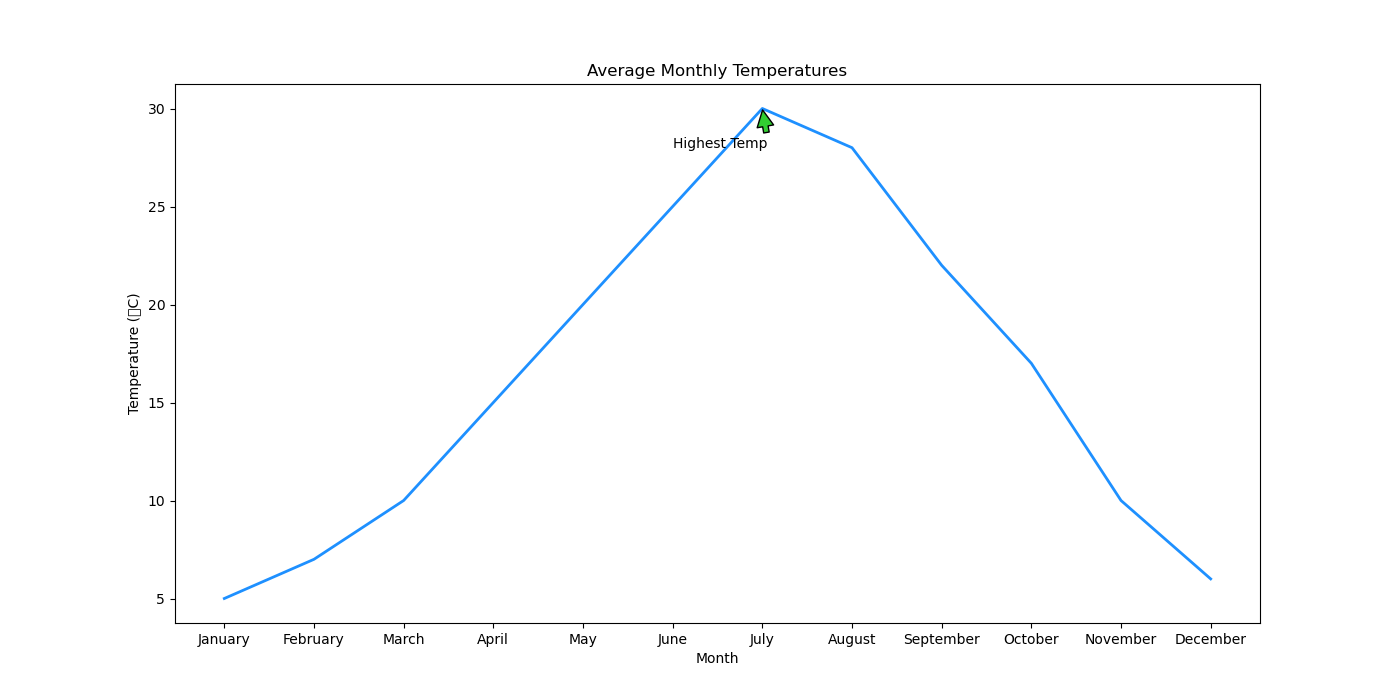

Source code (Python):

import matplotlib.pyplot as plt

months = ['January', 'February', 'March', 'April', 'May', 'June', 
          'July', 'August', 'September', 'October', 'November', 'December']
temperature = [5, 7, 10, 15, 20, 25, 30, 28, 22, 17, 10, 6]

plt.figure(figsize=(14, 7))

plt.plot(months, temperature, color='#1E90FF', linewidth=2)

plt.annotate('Highest Temp', xy=('July', 30), xytext=('June', 28),
             arrowprops=dict(facecolor='#32CD32', shrink=0.05))

plt.title('Average Monthly Temperatures')
plt.xlabel('Month')
plt.ylabel('Temperature (°C)')

plt.show()
